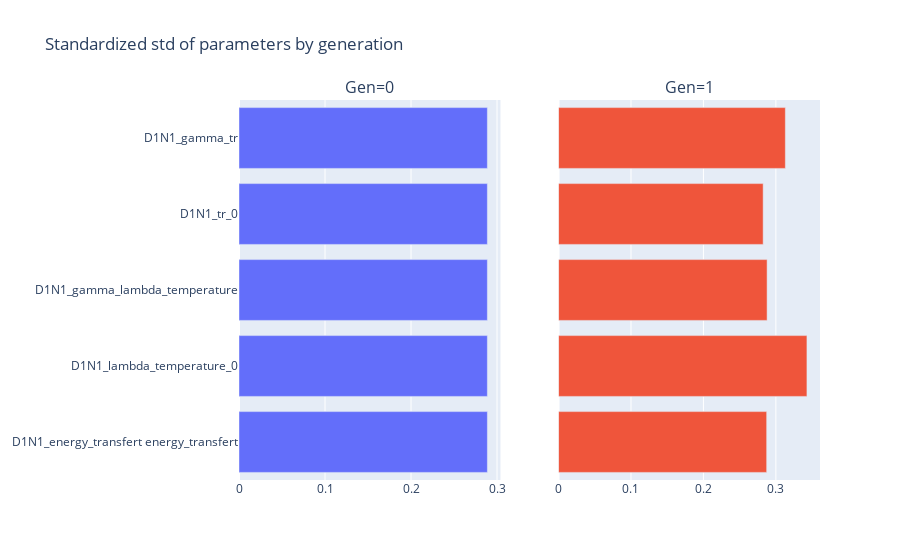

The notebook cell saved with this chart:
### Code cell
viewer.parameters_standardized_deviation()

### Figure 1 — Plotly figure (JSON) as saved in the notebook; plotly's stock layout.template omitted (floating-point values rounded to 4 significant figures)
{"data": [{"orientation": "h", "type": "bar", "x": [0.2888, 0.2888, 0.2888, 0.2888, 0.2888], "xaxis": "x", "y": ["D1N1_energy_transfert energy_transfert", "D1N1_lambda_temperature_0", "D1N1_gamma_lambda_temperature", "D1N1_tr_0", "D1N1_gamma_tr"], "yaxis": "y"}, {"orientation": "h", "type": "bar", "x": [0.2873, 0.3429, 0.2879, 0.2824, 0.3131], "xaxis": "x2", "y": ["D1N1_energy_transfert energy_transfert", "D1N1_lambda_temperature_0", "D1N1_gamma_lambda_temperature", "D1N1_tr_0", "D1N1_gamma_tr"], "yaxis": "y2"}], "layout": {"annotations": [{"font": {"size": 16}, "showarrow": false, "text": "Gen=0", "x": 0.225, "xanchor": "center", "xref": "paper", "y": 1, "yanchor": "bottom", "yref": "paper"}, {"font": {"size": 16}, "showarrow": false, "text": "Gen=1", "x": 0.775, "xanchor": "center", "xref": "paper", "y": 1, "yanchor": "bottom", "yref": "paper"}], "showlegend": false, "title": {"text": "Standardized std of parameters by generation"}, "xaxis": {"anchor": "y", "domain": [0, 0.45]}, "xaxis2": {"anchor": "y2", "domain": [0.55, 1]}, "yaxis": {"anchor": "x", "domain": [0, 1]}, "yaxis2": {"anchor": "x2", "domain": [0, 1], "matches": "y", "showticklabels": false}}}
